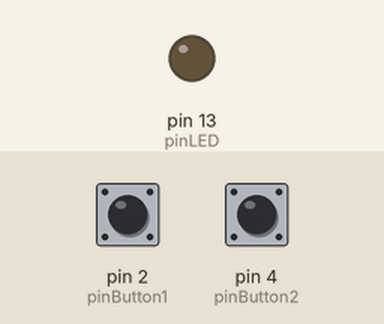
This sketch was run on a simulated Arduino Uno, built with avr-gcc and run on an emulated ATmega328P. Parts: output pins drawn as LEDs (lit = HIGH). Dashed ring = blinking. Inputs (shaded band) come from the test bench; at power-on: pin 2 (pinButton1) HIGH, pin 4 (pinButton2) HIGH.

Above: at 1.2 s.
1.3 s: pin 2 (pinButton1) pulled LOW for 0.15 s
At 2.1 s:
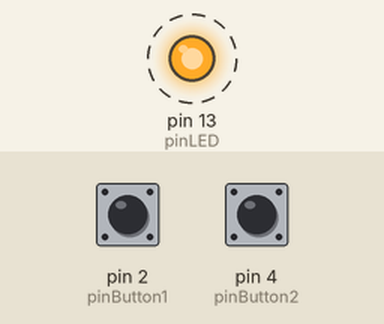
4.4 s: pin 4 (pinButton2) pulled LOW for 0.15 s
7.5 s: pin 2 (pinButton1) pulled LOW for 1 s
At 8.7 s:
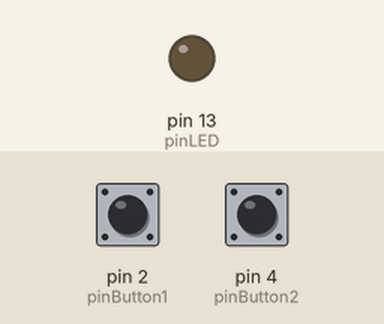
10.0 s: pin 2 (pinButton1) pulled LOW for 3.2 s
At 10.6 s:
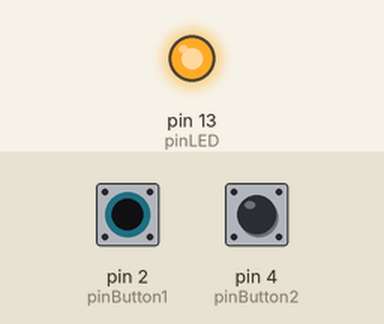
Timing chart, 0 to 17.2 s (numbered marks = the images above; inputs shaded):
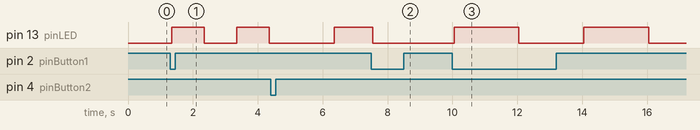

The sketch:

task_c.ino
```cpp
const int pinLED     = 13;
const int pinButton1 = 2;  // Start/stop blinking
const int pinButton2 = 4;  // Switch frequency

bool blinking = false; // Whether LED is currently blinking
bool ledState = false; // Current LED state (on/off)
bool slowMode = false; // false = 1s interval | true = 2s interval

// --- Debounce variables for Button 1 ---
int buttonState1     = HIGH;
int lastButtonState1 = HIGH;
unsigned long lastDebounceTime1 = 0;

// --- Debounce variables for Button 2 ---
int buttonState2     = HIGH;
int lastButtonState2 = HIGH;
unsigned long lastDebounceTime2 = 0;

unsigned long debounceDelay = 50; // Debounce delay in milliseconds
unsigned long lastBlinkTime = 0;

void setup() {
  pinMode(pinLED,     OUTPUT);
  pinMode(pinButton1, INPUT_PULLUP); // Button 1 with internal pull-up
  pinMode(pinButton2, INPUT_PULLUP); // Button 2 with internal pull-up
}

void loop() {

  // --- Button 1: Start/stop blinking ---
  int reading1 = digitalRead(pinButton1);

  if (reading1 != lastButtonState1) {
    lastDebounceTime1 = millis(); // Restart debounce timer
  }
  if ((millis() - lastDebounceTime1) > debounceDelay) {
    if (reading1 != buttonState1) {
      buttonState1 = reading1;

      if (buttonState1 == LOW) {
        blinking = !blinking;        // Toggle blinking on/off
        if (!blinking) {
          ledState = false;
          digitalWrite(pinLED, LOW); // Turn LED off immediately
        }
      }
    }
  }
  lastButtonState1 = reading1; // Save last state

  // --- Button 2: Switch frequency ---
  int reading2 = digitalRead(pinButton2);

  if (reading2 != lastButtonState2) {
    lastDebounceTime2 = millis(); // Restart debounce timer
  }
  if ((millis() - lastDebounceTime2) > debounceDelay) {
    if (reading2 != buttonState2) {
      buttonState2 = reading2;

      if (buttonState2 == LOW) {
        slowMode = !slowMode; // Toggle: 1s ↔ 2s
      }
    }
  }
  lastButtonState2 = reading2; // Save last state

  // --- Blink interval based on mode ---
  // Ternary operator: slowMode true → 2000ms | false → 1000ms
  unsigned long blinkInterval = slowMode ? 2000 : 1000;

  // --- Blink logic without delay() ---
  // millis() used so buttons can respond at any time
  if (blinking) {
    if ((millis() - lastBlinkTime) >= blinkInterval) {
      lastBlinkTime = millis();       // Reset timer
      ledState = !ledState;           // Toggle LED state
      digitalWrite(pinLED, ledState); // Update LED
    }
  }
}
```

Measured:
- after the input at 1.3 s, pin 13 (pinLED): alternates HIGH for 1.0 s and LOW for 1.0 s, starting after 0.05 s
- after the input at 7.5 s, pin 13 (pinLED): HIGH → LOW after 0.05 s instead of 0.85 s
- after the input at 10.0 s, pin 13 (pinLED): alternates HIGH for 2.0 s and LOW for 2.0 s, starting after 0.05 s
